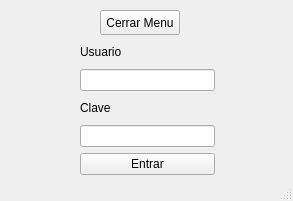
<?xml version="1.0" encoding="UTF-8"?>
<ui version="4.0">
 <class>MainWindow</class>
 <widget class="QMainWindow" name="MainWindow">
  <property name="geometry">
   <rect>
    <x>0</x>
    <y>0</y>
    <width>293</width>
    <height>201</height>
   </rect>
  </property>
  <property name="windowTitle">
   <string>Acceso de Usuario</string>
  </property>
  <widget class="QWidget" name="centralwidget">
   <widget class="QWidget" name="layoutWidget">
    <property name="geometry">
     <rect>
      <x>80</x>
      <y>40</y>
      <width>135</width>
      <height>135</height>
     </rect>
    </property>
    <layout class="QVBoxLayout" name="verticalLayout">
     <item>
      <widget class="QLabel" name="label_2">
       <property name="text">
        <string>Usuario</string>
       </property>
      </widget>
     </item>
     <item>
      <widget class="QLineEdit" name="usuario"/>
     </item>
     <item>
      <widget class="QLabel" name="label">
       <property name="text">
        <string>Clave</string>
       </property>
      </widget>
     </item>
     <item>
      <widget class="QLineEdit" name="clave">
       <property name="Password" stdset="0">
        <bool>true</bool>
       </property>
      </widget>
     </item>
     <item>
      <widget class="QPushButton" name="entrar">
       <property name="text">
        <string>Entrar</string>
       </property>
      </widget>
     </item>
    </layout>
   </widget>
   <widget class="QPushButton" name="cerrar">
    <property name="geometry">
     <rect>
      <x>100</x>
      <y>10</y>
      <width>80</width>
      <height>25</height>
     </rect>
    </property>
    <property name="text">
     <string>Cerrar Menu</string>
    </property>
   </widget>
  </widget>
  <widget class="QStatusBar" name="statusbar"/>
 </widget>
 <resources/>
 <connections/>
</ui>
